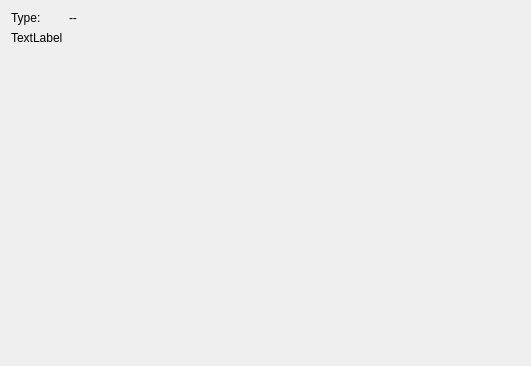
<?xml version="1.0" encoding="UTF-8"?>
<ui version="4.0">
 <class>printerStatusView</class>
 <widget class="QWidget" name="printerStatusView">
  <property name="geometry">
   <rect>
    <x>0</x>
    <y>0</y>
    <width>531</width>
    <height>366</height>
   </rect>
  </property>
  <layout class="QFormLayout" name="formLayout">
   <item row="0" column="0">
    <widget class="QLabel" name="lblTitleType">
     <property name="text">
      <string>Type:</string>
     </property>
    </widget>
   </item>
   <item row="0" column="1">
    <widget class="QLabel" name="lblValueType">
     <property name="text">
      <string>--</string>
     </property>
    </widget>
   </item>
   <item row="1" column="0">
    <widget class="QLabel" name="label">
     <property name="text">
      <string>TextLabel</string>
     </property>
    </widget>
   </item>
  </layout>
 </widget>
 <resources/>
 <connections/>
</ui>
